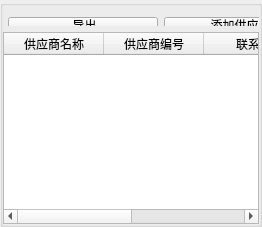
      <widget class="QGroupBox" name="groupBox">
       <property name="styleSheet">
        <string notr="true"/>
       </property>
       <property name="title">
        <string/>
       </property>
       <layout class="QVBoxLayout" name="verticalLayout_4">
        <property name="leftMargin">
         <number>0</number>
        </property>
        <property name="topMargin">
         <number>0</number>
        </property>
        <property name="rightMargin">
         <number>0</number>
        </property>
        <property name="bottomMargin">
         <number>0</number>
        </property>
        <item>
         <layout class="QVBoxLayout" name="verticalLayout">
          <property name="topMargin">
           <number>0</number>
          </property>
          <item>
           <widget class="QWidget" name="widgetControl" native="true">
            <property name="minimumSize">
             <size>
              <width>0</width>
              <height>20</height>
             </size>
            </property>
            <widget class="QPushButton" name="pushButtonExtend">
             <property name="geometry">
              <rect>
               <x>5</x>
               <y>11</y>
               <width>150</width>
               <height>16</height>
              </rect>
             </property>
             <property name="styleSheet">
              <string notr="true"/>
             </property>
             <property name="text">
              <string> 导出</string>
             </property>
             <property name="icon">
              <iconset resource="../../../res.qrc">
               <normaloff>:/image/image/export.png</normaloff>:/image/image/export.png</iconset>
             </property>
            </widget>
            <widget class="QPushButton" name="pushButtonAddSupplier">
             <property name="geometry">
              <rect>
               <x>161</x>
               <y>11</y>
               <width>150</width>
               <height>16</height>
              </rect>
             </property>
             <property name="styleSheet">
              <string notr="true"/>
             </property>
             <property name="text">
              <string> 添加供应商</string>
             </property>
             <property name="icon">
              <iconset resource="../../../res.qrc">
               <normaloff>:/image/image/addfile.png</normaloff>:/image/image/addfile.png</iconset>
             </property>
            </widget>
            <widget class="QLabel" name="labelSize">
             <property name="geometry">
              <rect>
               <x>320</x>
               <y>10</y>
               <width>71</width>
               <height>16</height>
              </rect>
             </property>
             <property name="font">
              <font>
               <family>宋体</family>
               <pointsize>12</pointsize>
               <weight>75</weight>
               <bold>true</bold>
              </font>
             </property>
             <property name="text">
              <string/>
             </property>
            </widget>
           </widget>
          </item>
          <item>
           <widget class="QTableWidget" name="tableWidgetSupplier">
            <property name="textElideMode">
             <enum>Qt::ElideRight</enum>
            </property>
            <column>
             <property name="text">
              <string>供应商名称</string>
             </property>
            </column>
            <column>
             <property name="text">
              <string>供应商编号</string>
             </property>
            </column>
            <column>
             <property name="text">
              <string>联系人</string>
             </property>
            </column>
            <column>
             <property name="text">
              <string>手机号码</string>
             </property>
            </column>
           </widget>
          </item>
         </layout>
        </item>
       </layout>
      </widget>
